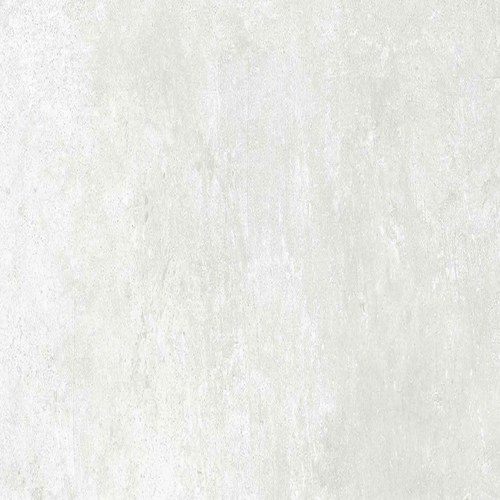
#> input picture backend/tiles_storage/2098dece-a91c-491e-9e02-8cce1287092e/008bad20-9d7b-4728-8404-73eaecabeaea_tile.jpg, 500 x 500 px
$ python -i image_processing.py   (imports and definitions only)
#> lines starting #> are read from the running program, lines starting #| are printed output that depends on the picture; after the words box and inside, x2 and y2 are one past the last pixel; in counts of white or black regions, pixels touching at a corner belong together
import cv2
import numpy as np

# ✅ Crop Image to Remove Background & Borders
def crop_tile_image(image_path):
    """ Crops tile images to remove background and borders. """
    image = cv2.imread(image_path, cv2.IMREAD_UNCHANGED)
#> image is the input picture: shape (500, 500, 3); mean B, G, R 229.8, 234, 233.3
    gray = cv2.cvtColor(image, cv2.COLOR_BGR2GRAY)

    # ✅ Use Edge Detection to Identify Tile Region
    edges = cv2.Canny(gray, 50, 200)
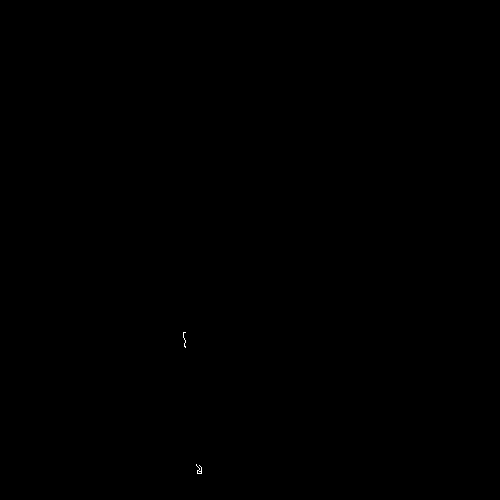
#> edges: shape (500, 500); 0.02% white in thin lines or dots, all inside (x1, y1, x2, y2) = (183, 332, 202, 474)
    contours, _ = cv2.findContours(edges, cv2.RETR_EXTERNAL, cv2.CHAIN_APPROX_SIMPLE)
#> contours = 2 contours, all with area under 20

    # ✅ Find the Largest Contour (Tile Region)
    if contours:
        x, y, w, h = cv2.boundingRect(max(contours, key=cv2.contourArea))
#> x = 196; y = 464; w = 6; h = 10
        cropped = image[y:y+h, x:x+w]
        cv2.imwrite(image_path, cropped)  # ✅ Overwrite the original image with the cropped version

    return image_path

# ✅ Enhance Image Quality (Sharpening, Noise Reduction)
def enhance_tile_image(image_path):
    """ Enhances tile images by applying sharpening filters. """
    image = cv2.imread(image_path)

    # ✅ Apply Sharpening Kernel
    kernel = np.array([[0, -1, 0], [-1, 5, -1], [0, -1, 0]])
    sharpened = cv2.filter2D(image, -1, kernel)

    cv2.imwrite(image_path, sharpened)  # ✅ Overwrite with enhanced image
    return image_path

# ✅ Convert Image Format (JPEG, PNG)
def convert_image_format(image_path, output_format="jpg"):
    """ Converts tile images to a standardized format (JPG or PNG). """
    image = cv2.imread(image_path)
    output_path = image_path.rsplit(".", 1)[0] + f".{output_format}"
    cv2.imwrite(output_path, image)
    return output_path

def convert_image_to_png(image_path):
    """ Converts image to PNG format for lossless quality. """
    image = cv2.imread(image_path)
    output_path = image_path.rsplit(".", 1)[0] + ".png"
    cv2.imwrite(output_path, image, [cv2.IMWRITE_PNG_COMPRESSION, 9])  # Lossless compression
    return output_path

def convert_image_to_webp(image_path):
    """ Converts image to WEBP format for web performance optimization. """
    image = cv2.imread(image_path)
    output_path = image_path.rsplit(".", 1)[0] + ".webp"
    cv2.imwrite(output_path, image, [cv2.IMWRITE_WEBP_QUALITY, 80])  # 80% Quality for optimized size
    return output_path

>>> result = crop_tile_image('../../tiles_storage/2098dece-a91c-491e-9e02-8cce1287092e/008bad20-9d7b-4728-8404-73eaecabeaea_tile.jpg')

$ run again, on backend/tiles_storage/2098dece-a91c-491e-9e02-8cce1287092e/201929d5-99e7-4e54-8c77-d46f22a6047f_tile.jpg
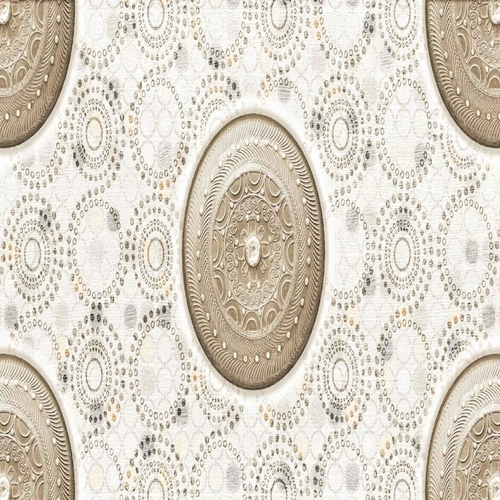
#> input picture backend/tiles_storage/2098dece-a91c-491e-9e02-8cce1287092e/201929d5-99e7-4e54-8c77-d46f22a6047f_tile.jpg, 500 x 500 px
#> in crop_tile_image, image is the input picture: shape (500, 500, 3); mean B, G, R 198.7, 211.2, 218.1
#> in crop_tile_image, `edges = cv2.Canny(gray, 50, 200)`:
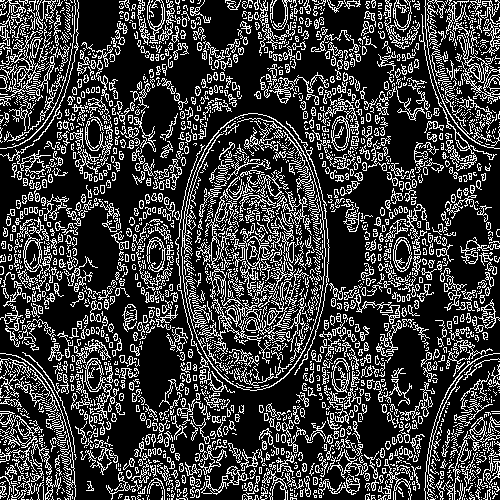
#> edges: shape (500, 500); 24.2% white in thin lines or dots
#> contours = 2142 contours, 1695 with area under 20; largest, box (x1, y1, x2, y2) and area: (181, 113, 326, 393) 31234, (449, 22, 500, 104) 502, (83, 358, 119, 420) 476, (23, 227, 43, 279) 465, (331, 110, 359, 151) 430
#> x = 181; y = 113; w = 145; h = 280
#> in crop_tile_image, `cropped = image[y:y+h, x:x+w]`:
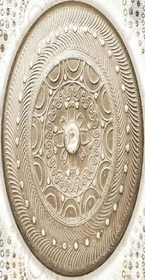
#> cropped: shape (280, 145, 3); mean B, G, R 163.8, 183.6, 196.4
